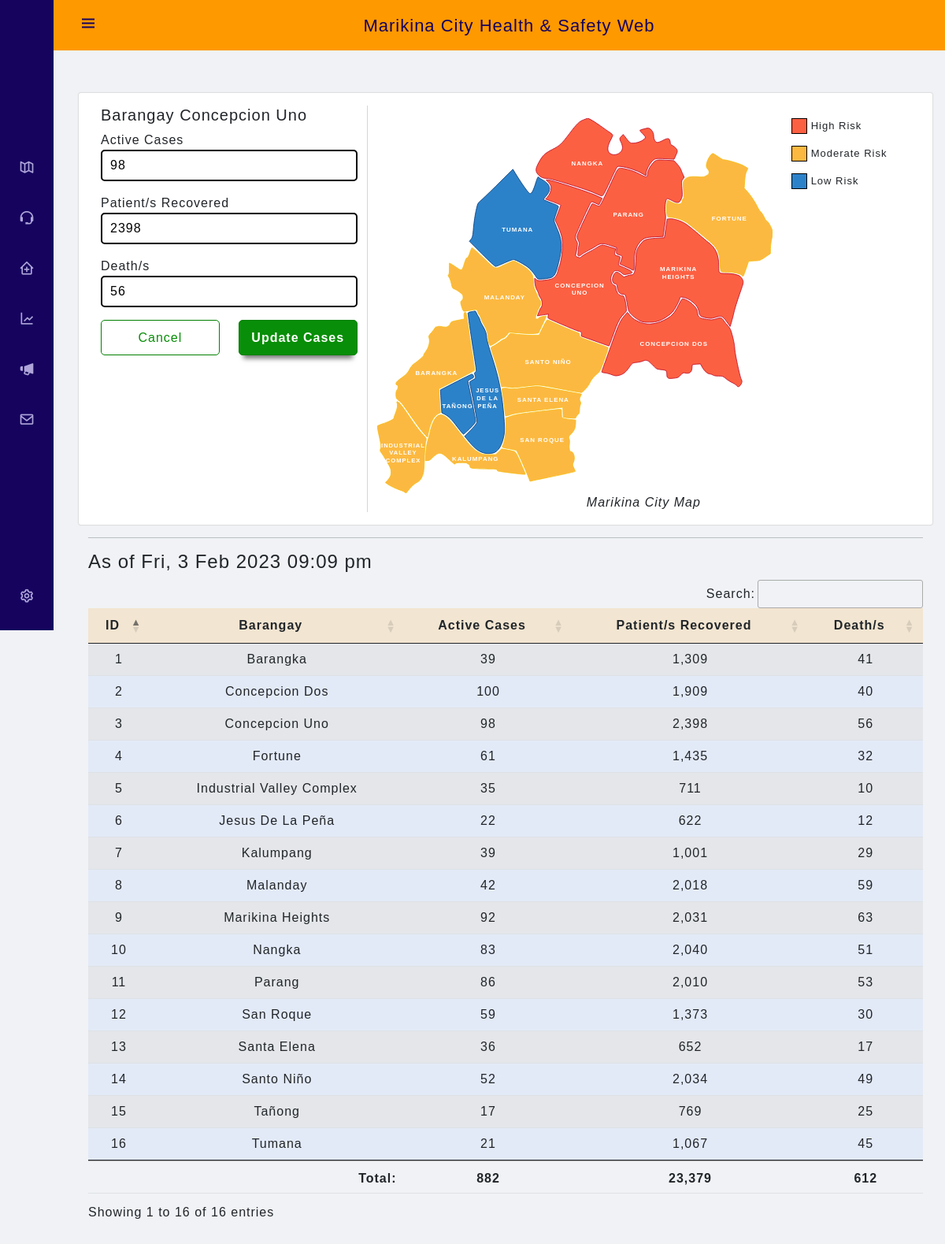
The page /admin/covid19-cases.php?barangay-id=3 (signed in) on the database its author committed.
### tables this page shows
CREATE TABLE `barangay_cases` (
  `id` int(11) NOT NULL,
  `barangay_id` int(11) NOT NULL,
  `active_cases` int(11) NOT NULL DEFAULT 0,
  `recovered_cases` int(11) NOT NULL DEFAULT 0,
  `death_cases` int(11) NOT NULL DEFAULT 0
);

CREATE TABLE `svg_path` (
  `barangay_id` int(11) NOT NULL,
  `barangay` text NOT NULL,
  `svg_id` text NOT NULL,
  `d` text NOT NULL,
  `label` text NOT NULL
);

### admin/covid19-cases.php (the view, shortened to what this page needs)
<?php require_once "controller.php"; ?>
<?php
if(isset($_COOKIE['ad'])){
    $email = $_COOKIE['ad'];
    $admin_id = $_COOKIE['ai'];
}else{
    $email = $_SESSION['email'];
}
if($email != false){
    $sql = "SELECT * FROM admin WHERE email = '$email'";
    $run_Sql = mysqli_query($conn, $sql);
}else{
    header('Location: login');
}
$barangay_id = "";
if(isset($_GET['barangay-id'])){
    $barangay_id = $_GET['barangay-id'];
    $sql4 = "SELECT * FROM barangay_cases WHERE id ='$barangay_id'";
    $result4 = $conn->query($sql4);
    while ($row4 = $result4->fetch_assoc()) {
        $active_cases = $row4['active_cases'];
        $recovered_cases = $row4['recovered_cases'];
        $death_cases = $row4['death_cases'];
    }
}
$sql2 = "SELECT update_time FROM information_schema.tables WHERE table_name = 'barangay_cases'";
$result2 = $conn->query($sql2);
if ($result2->num_rows > 0) {
    while ($row2 = $result2->fetch_assoc()) {
        $mysql_date = $row2['update_time'];
    }
}
$sql3 = "SELECT barangay_cases.barangay_id, svg_path.barangay, barangay_cases.active_cases, barangay_cases.recovered_cases, barangay_cases.death_cases FROM
barangay_cases INNER JOIN svg_path ON barangay_cases.barangay_id=svg_path.barangay_id";
$result3 = $conn->query($sql3);
$sql4 = "SELECT SUM(active_cases) AS total_active_cases, SUM(recovered_cases) AS total_recovered_cases, SUM(death_cases) AS total_death_cases FROM barangay_cases";
$result4 = $conn->query($sql4);
$phpdate = strtotime($mysql_date . "+8 hours");
$mysqldate = date('D\, j M Y h:i a', $phpdate );
?>
<?php include "php/header1.php"; ?>
<?php include "php/header2.php"; ?>
<?php include "php/navigation.php"; ?>
<div class="main-content container-fluid">
    <div class="row profile-form p-3">
        <div class="col-12 col-lg-4 order-lg-first line2">
            <form action="" method="POST" enctype="multipart/form-data">
                <h5>Barangay
                    <?php
                    switch ($barangay_id){
                        case "3": echo "Concepcion Uno";
                            break;
                    } ?>
                </h5>
                <div class="row mb-3">
                    <div class="col">
                        <label for="confirmed_cases">Active Cases</label><br/>
                        <input type="text" class="login-credentials" id="confirmed_cases" name="active_cases" placeholder="Enter number of active cases" value="<?php if(!empty($active_cases)){echo $active_cases;} else{echo "0";}?>" onkeydown="javascript: return event.keyCode === 8 || event.keyCode === 46 ? true : !isNaN(Number(event.key))"required>
                    </div>
                </div>
                <div class="row mb-3">
                    <div class="col">
                        <label for="recovered_cases">Patient/s Recovered</label><br/>
                        <input type="text" class="login-credentials" id="recovered_cases" name="recovered_cases" placeholder="Enter number of recovered cases" value="<?php if(!empty($recovered_cases)){echo $recovered_cases;} else{echo "0";}?>" onkeydown="javascript: return event.keyCode === 8 || event.keyCode === 46 ? true : !isNaN(Number(event.key))"required>
                    </div>
                </div>
                <div class="row mb-3">
                    <div class="col">
                        <label for="deaths">Death/s</label><br/>
                        <input type="text" class="login-credentials" id="deaths" name="death_cases" placeholder="Enter number of death cases" value="<?php if(!empty($death_cases)){echo $death_cases;}else{echo "0";} ?>" onkeydown="javascript: return event.keyCode === 8 || event.keyCode === 46 ? true : !isNaN(Number(event.key))"required>
                    </div>
                </div>
                <div class="row">
                    <div class="col-6">
                        <?php if(!empty($barangay_id)){
                            echo "<a href='covid19-cases'><button type='button' class='cancel-button'>Cancel</button></a>";
                        }
                        ?>
                    </div>
                    <div class="col-6">
                        <input class="login-button"  value="Update Cases" name="update-cases" type="submit">
                    </div>
                </div>
            </form>
        </div>
        <div class="col-12 col-lg-8 order-first">
            <div class="row">
                <div class="col-12 col-lg-9 order-first mt-3">
                    <div class="mapdiv">
                    </div>
                </div>
                <div class="col-12 col-lg-3 mt-3">
                    <div class="row">
                        <div class="col-4 col-lg-12 order-first">
                            <div class="box-test">
                                <div class='box red'></div>
                                <span class="box-text">High Risk</span>
                            </div>
                        </div>
                        <div class="col-4 col-lg-12">
                            <div class="box-test">
                                <div class='box yellow'></div>
                                <span class="box-text">Moderate Risk</span>
                            </div>
                        </div>
                        <div class="col-4 col-lg-12">
                            <div class="box-test">
                                <div class='box green'></div>
                                <span class="box-text">Low Risk</span>
                            </div>
                        </div>
                    </div>
                </div>
            </div>
            <div class="row">
                <div style="text-align:center;"><em>Marikina City Map</em></div>
            </div>
        </div>
    </div>
    <hr>
    <h4><?php echo "As of ".$mysqldate; ?></h4>
    <table id="example" class="table table-striped" style="width:100%">
        <thead>
            <tr>
                <th class="row-head" >ID</th>
                <th class="row-head">Barangay</th>
                <th class="row-head">Active Cases</th>
                <th class="row-head">Patient/s Recovered</th>
                <th class="row-head">Death/s</th>
            </tr>
        </thead>
        <tbody>
        <?php
            if ($result3->num_rows > 0) {
                while ($row3 = $result3->fetch_assoc()) {
                    ?>
                        <tr>
                            <td><?php echo $row3['barangay_id']; ?></td>
                            <td><?php echo $row3['barangay']; ?></td>
                            <td><?php echo number_format($row3['active_cases']); ?></td>
                            <td><?php echo number_format($row3['recovered_cases']); ?></td>
                            <td><?php echo number_format($row3['death_cases']); ?></td>
                        </tr>
                <?php }
            }?>
        </tbody>
        <tfoot>
        <?php
            if ($result4->num_rows > 0) {
                while ($row4 = $result4->fetch_assoc()) {
                    ?>
                        <tr>
                            <th colspan="2" style="text-align:right">Total:</th>
                            <th><?php echo number_format($row4['total_active_cases']); ?></th>
                            <th><?php echo number_format($row4['total_recovered_cases']); ?></th>
                            <th><?php echo number_format($row4['total_death_cases']); ?></th>
                        </tr>
                <?php }
            }?>
        </tfoot>
    </table>
</div>
<?php include "php/navigation2.php"; ?>

### admin/css/style.css (style rules this page uses)
* { margin: 0; padding: 0; box-sizing: border-box; text-decoration: none; font-family: 'Helvetica', 'Arial', sans-serif; letter-spacing: 1px; }
html { height: 100%; min-width: 100%; margin:0; padding:0; }
body { background-color: #f0f2f5 !important; }
.dt-center { vertical-align: middle; }
.body-nav { position: relative; margin: var(--header-height) 0 0 0; padding: 0 1rem; font-family: var(--body-font); font-size: var(--normal-font-size); transition: .5s; }
.login-credentials { width: 100%; height: 40px; padding-left: 10px; padding-right: 5px; border-radius: 5px; border: solid 2px black; }
.login-button { width: 100%; height: 45px; color: white; background-color: var(--button-color); border: solid thin green; border-radius: 5px; cursor: pointer; outline: none; transition: 0.4s; -webkit-box-shadow: 0 10px 6px -6px #777; -moz-box-shadow: 0 10px 6px -6px #777; box-shadow: 0 10px 6px -6px #777; font-weight: bold; }
.cancel-button { width: 100%; height: 45px; color: var(--button-color); background-color: white; border: solid thin green; border-radius: 5px; cursor: pointer; outline: none; transition: 0.4s; }
:root { --header-height: 3rem; --nav-width: 68px; --first-color: #15035e; --first-color-light: #AFA5D9; --white-color: #fbf9f6; --orange-color: #ff9900; --dmenu-color: #2605a7; --button-color: #088e08; --body-font: 'Nunito', sans-serif; --normal-font-size: 1rem; --z-fixed: 100 }
a { text-decoration: none; }
@media screen and (min-width: 640px) { .body-nav { margin: calc(var(--header-height) + 1rem) 0 0 0; padding-left: calc(var(--nav-width) + 2rem) } }
.main-content { padding: 5%; background-color: #f0f2f5; }
.even { background-color: rgba(151, 187, 255, 0.15) !important; }
.row-head { background-color: rgba(255, 153, 0, 0.15) !important; }
.profile-form { height: 100%; margin-left: auto; margin-right: auto; display: block; background-color: white; border-radius: 3px; box-shadow: 0px 0px 1px 1px rgba(212,212,212,0.75); -webkit-box-shadow: 0px 0px 1px 1px rgba(212,212,212,0.75); -moz-box-shadow: 0px 0px 1px 1px rgba(212,212,212,0.75); }
.box-test { display : flex; align-items : center; margin-bottom: 15px; }
.box-text { font-size: 13px; }
.box { height: 20px; width: 20px; border: 1px solid black; margin-right : 5px; }
.red { background-color: #fc6042; fill: #fc6042; stroke: #BA0020FF; }
.yellow { background-color: #fcb941; fill: #fcb941; stroke: #F6BB0A; }
.green { background-color: #2c82c9; fill: #2c82c9; stroke: #013375; }
.line, .line2 { border-right: 1px solid #d6d5d5; }

### rows shown on the page
barangay_cases: active_cases "98", recovered_cases "2398", death_cases "56", barangay "3", barangay.barangay "Concepcion Uno", recovered_cases "2,398"
barangay_cases: barangay "1", barangay.barangay "Barangka", active_cases "39", recovered_cases "1,309", death_cases "41"
barangay_cases: barangay "2", barangay.barangay "Concepcion Dos", active_cases "100", recovered_cases "1,909", death_cases "40"
barangay_cases: barangay "4", barangay.barangay "Fortune", active_cases "61", recovered_cases "1,435", death_cases "32"
barangay_cases: barangay "5", barangay.barangay "Industrial Valley Complex", active_cases "35", recovered_cases "711", death_cases "10"
barangay_cases: barangay "6", barangay.barangay "Jesus De La Peña", active_cases "22", recovered_cases "622", death_cases "12"
barangay_cases: barangay "7", barangay.barangay "Kalumpang", active_cases "39", recovered_cases "1,001", death_cases "29"
barangay_cases: barangay "8", barangay.barangay "Malanday", active_cases "42", recovered_cases "2,018", death_cases "59"
barangay_cases: barangay "9", barangay.barangay "Marikina Heights", active_cases "92", recovered_cases "2,031", death_cases "63"
barangay_cases: barangay "10", barangay.barangay "Nangka", active_cases "83", recovered_cases "2,040", death_cases "51"
barangay_cases: barangay "11", barangay.barangay "Parang", active_cases "86", recovered_cases "2,010", death_cases "53"
barangay_cases: barangay "12", barangay.barangay "San Roque", active_cases "59", recovered_cases "1,373", death_cases "30"
barangay_cases: barangay "13", barangay.barangay "Santa Elena", active_cases "36", recovered_cases "652", death_cases "17"
barangay_cases: barangay "14", barangay.barangay "Santo Niño", active_cases "52", recovered_cases "2,034", death_cases "49"
barangay_cases: barangay "15", barangay.barangay "Tañong", active_cases "17", recovered_cases "769", death_cases "25"
barangay_cases: barangay "16", barangay.barangay "Tumana", active_cases "21", recovered_cases "1,067", death_cases "45"

### other values the page prints
$mysqldate "Fri, 3 Feb 2023 09:09 pm"
$row4['total_active_cases'] "882"
$row4['total_recovered_cases'] "23,379"
$row4['total_death_cases'] "612"
